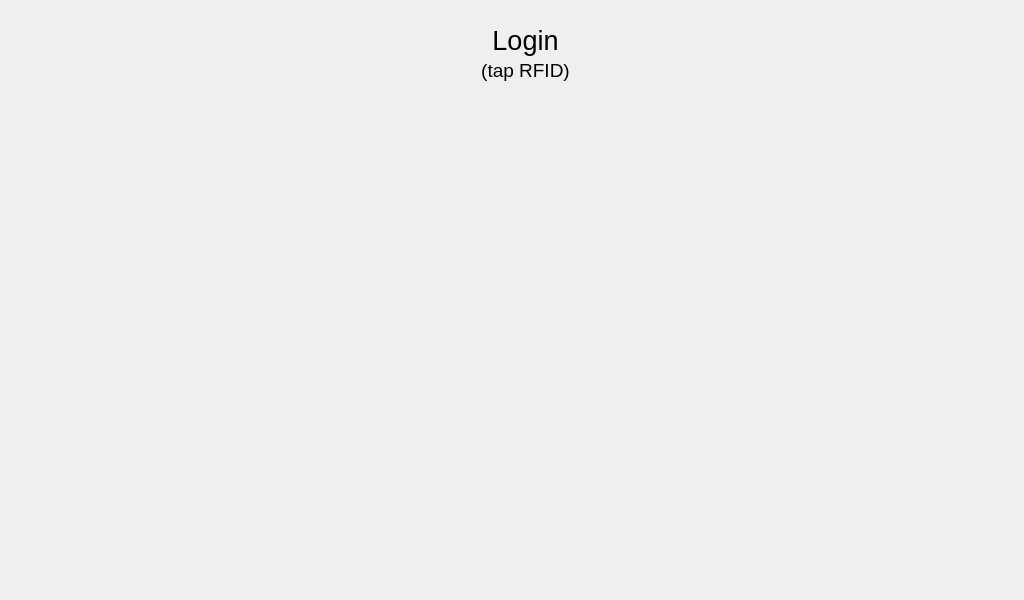
<?xml version="1.0" encoding="UTF-8"?>
<ui version="4.0">
 <class>Form</class>
 <widget class="QWidget" name="Form">
  <property name="geometry">
   <rect>
    <x>0</x>
    <y>0</y>
    <width>1024</width>
    <height>600</height>
   </rect>
  </property>
  <property name="windowTitle">
   <string>Form</string>
  </property>
  <widget class="QLabel" name="label">
   <property name="geometry">
    <rect>
     <x>480</x>
     <y>20</y>
     <width>91</width>
     <height>41</height>
    </rect>
   </property>
   <property name="font">
    <font>
     <pointsize>20</pointsize>
    </font>
   </property>
   <property name="cursor">
    <cursorShape>ArrowCursor</cursorShape>
   </property>
   <property name="text">
    <string>Login</string>
   </property>
   <property name="alignment">
    <set>Qt::AlignCenter</set>
   </property>
  </widget>
  <widget class="QLabel" name="label_2">
   <property name="geometry">
    <rect>
     <x>140</x>
     <y>90</y>
     <width>741</width>
     <height>461</height>
    </rect>
   </property>
   <property name="text">
    <string/>
   </property>
   <property name="pixmap">
    <pixmap>smart_table.png</pixmap>
   </property>
   <property name="scaledContents">
    <bool>true</bool>
   </property>
  </widget>
  <widget class="QLabel" name="label_3">
   <property name="geometry">
    <rect>
     <x>460</x>
     <y>50</y>
     <width>131</width>
     <height>41</height>
    </rect>
   </property>
   <property name="font">
    <font>
     <pointsize>14</pointsize>
    </font>
   </property>
   <property name="cursor">
    <cursorShape>ArrowCursor</cursorShape>
   </property>
   <property name="text">
    <string>(tap RFID)</string>
   </property>
   <property name="alignment">
    <set>Qt::AlignCenter</set>
   </property>
  </widget>
 </widget>
 <resources/>
 <connections/>
</ui>
